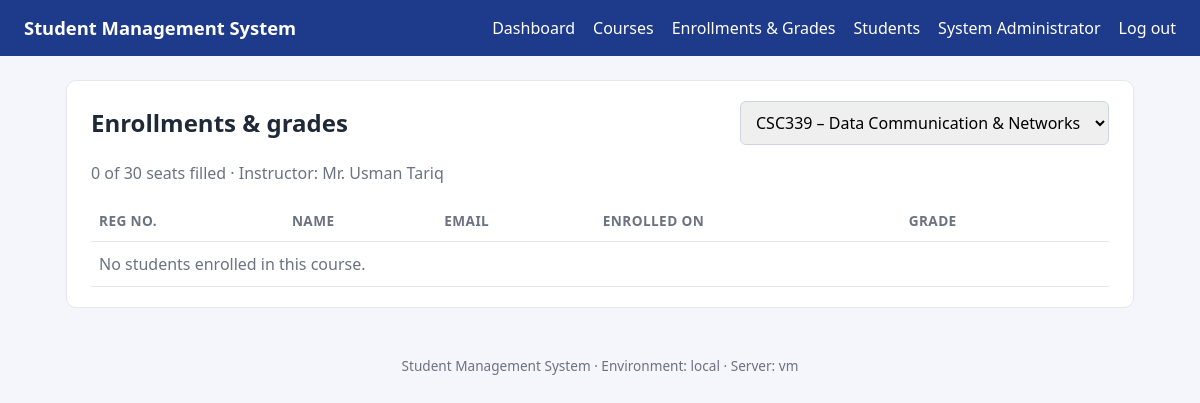
Screenshot of /app/enrollments.php (signed in) with the database file from the repository.
### tables this page shows
CREATE TABLE users (
    id            INT UNSIGNED AUTO_INCREMENT PRIMARY KEY,
    name          VARCHAR(100) NOT NULL,
    email         VARCHAR(150) NOT NULL UNIQUE,
    reg_no        VARCHAR(20)  NULL UNIQUE,
    password_hash VARCHAR(255) NOT NULL,
    role          ENUM('admin', 'student') NOT NULL DEFAULT 'student',
    is_active     TINYINT(1) NOT NULL DEFAULT 1,
    created_at    DATETIME NOT NULL DEFAULT CURRENT_TIMESTAMP,
    last_login    DATETIME NULL
);

CREATE TABLE courses (
    id           INT UNSIGNED AUTO_INCREMENT PRIMARY KEY,
    code         VARCHAR(10)  NOT NULL UNIQUE,
    title        VARCHAR(150) NOT NULL,
    description  TEXT NULL,
    credit_hours TINYINT UNSIGNED NOT NULL DEFAULT 3,
    instructor   VARCHAR(100) NOT NULL,
    capacity     SMALLINT UNSIGNED NOT NULL DEFAULT 30,
    created_at   DATETIME NOT NULL DEFAULT CURRENT_TIMESTAMP
);

### app/config.php (called while the page is built, shortened)
<?php
function db()
{
    static $pdo = null;
    if ($pdo === null) {
        $dsn = 'mysql:host=' . DB_HOST . ';port=' . DB_PORT . ';dbname=' . DB_NAME . ';charset=utf8mb4';
        $pdo = new PDO($dsn, DB_USER, DB_PASS, [
            PDO::ATTR_ERRMODE => PDO::ERRMODE_EXCEPTION,
            PDO::ATTR_DEFAULT_FETCH_MODE => PDO::FETCH_ASSOC,
            PDO::ATTR_EMULATE_PREPARES => false,
        ]);
    }
    return $pdo;
}
function e($value)
{
    return htmlspecialchars((string) $value, ENT_QUOTES, 'UTF-8');
}
function current_user()
{
    static $user = false;
    if ($user === false) {
        $user = null;
        if (!empty($_SESSION['user_id'])) {
            $stmt = db()->prepare('SELECT id, name, email, role, reg_no, is_active FROM users WHERE id = ?');
            $stmt->execute([$_SESSION['user_id']]);
            $user = $stmt->fetch() ?: null;
        }
    }
    return $user;
}
function require_login()
{
    if (!current_user()) {
        flash('error', 'Please log in first.');
        redirect('login.php');
    }
    return current_user();
}
function require_admin()
{
    $user = require_login();
    return $user;
}

### app/enrollments.php (the view, shortened to what this page needs)
<?php
require_once __DIR__ . '/config.php';
require_admin();
$courses = db()->query('SELECT id, code, title FROM courses ORDER BY code')->fetchAll();
$courseId = (int) ($_GET['course_id'] ?? ($_POST['course_id'] ?? ($courses[0]['id'] ?? 0)));
$students = [];
$course = null;
if ($courseId) {
    $stmt = db()->prepare('SELECT * FROM courses WHERE id = ?');
    $stmt->execute([$courseId]);
    $course = $stmt->fetch();
    $stmt = db()->prepare(
        'SELECT en.id, en.grade, en.enrolled_at, u.name, u.reg_no, u.email
         FROM enrollments en
         JOIN users u ON u.id = en.student_id
         WHERE en.course_id = ?
         ORDER BY u.reg_no'
    );
    $stmt->execute([$courseId]);
    $students = $stmt->fetchAll();
}
require __DIR__ . '/includes/header.php';
?>
<section class="card">
    <div class="row-between">
        <h1>Enrollments &amp; grades</h1>
        <form method="get" class="inline">
            <select name="course_id" onchange="this.form.submit()">
                <?php foreach ($courses as $c): ?>
                    <option value="<?= (int) $c['id'] ?>" <?= $c['id'] == $courseId ? 'selected' : '' ?>>
                        <?= e($c['code'] . ' – ' . $c['title']) ?>
                    </option>
                <?php endforeach; ?>
            </select>
        </form>
    </div>
    <?php if (!$course): ?>
        <p class="muted">No courses yet. <a href="course_form.php">Add a course</a> first.</p>
    <?php else: ?>
        <p class="muted"><?= count($students) ?> of <?= (int) $course['capacity'] ?> seats filled &middot;
            Instructor: <?= e($course['instructor']) ?></p>
        <form method="post">
            <table>
                <thead>
                <tr><th>Reg no.</th><th>Name</th><th>Email</th><th>Enrolled on</th><th>Grade</th><th></th></tr>
                </thead>
                <tbody>
                <?php if (!$students): ?>
                    <tr><td colspan="6" class="muted">No students enrolled in this course.</td></tr>
                <?php endif; ?>
                </tbody>
            </table>
        </form>
    <?php endif; ?>
</section>
<?php require __DIR__ . '/includes/footer.php'; ?>

### app/includes/header.php (shortened to what this page needs)
<?php $user = current_user(); ?>
<!DOCTYPE html>
<html lang="en">
<head>
    <link rel="stylesheet" href="assets/style.css">
</head>
<body>
<header class="topbar">
    <a class="brand" href="index.php"><?= e(APP_NAME) ?></a>
    <?php if ($user): ?>
        <nav>
            <a href="dashboard.php">Dashboard</a>
            <a href="courses.php">Courses</a>
            <?php if ($user['role'] === 'admin'): ?>
                <a href="enrollments.php">Enrollments &amp; Grades</a>
                <a href="users.php">Students</a>
            <?php else: ?>
                <a href="my_courses.php">My Courses</a>
            <?php endif; ?>
            <a href="profile.php"><?= e($user['name']) ?></a>
            <a href="logout.php">Log out</a>
        </nav>
    <?php endif; ?>
</header>
<main class="container">

### app/assets/style.css (style rules this page uses)
:root { --bg: #f4f6fb; --card: #ffffff; --text: #1f2937; --muted: #6b7280; --primary: #1d4ed8; --primary-dark: #1e3a8a; --danger: #b91c1c; --border: #e5e7eb; --ok: #15803d; }
* { box-sizing: border-box; }
body { margin: 0; font-family: "Segoe UI", system-ui, -apple-system, sans-serif; background: var(--bg); color: var(--text); line-height: 1.5; }
a { color: var(--primary); text-decoration: none; }
.topbar { display: flex; flex-wrap: wrap; align-items: center; justify-content: space-between; gap: 12px; padding: 14px 24px; background: var(--primary-dark); }
.topbar a { color: #fff; }
.brand { font-weight: 700; font-size: 1.15rem; }
.topbar nav { display: flex; flex-wrap: wrap; gap: 18px; }
.container { max-width: 1100px; margin: 24px auto; padding: 0 16px; }
.card { background: var(--card); border: 1px solid var(--border); border-radius: 10px; padding: 20px 24px; margin-bottom: 20px; overflow-x: auto; }
h1 { font-size: 1.5rem; margin: 0 0 12px; }
input, select, textarea { display: block; width: 100%; margin-top: 4px; padding: 9px 11px; border: 1px solid #cbd5e1; border-radius: 6px; font: inherit; }
form.inline { display: inline-flex; gap: 6px; align-items: center; margin: 0; }
form.inline input, form.inline select { margin-top: 0; width: auto; min-width: 220px; }
table { width: 100%; border-collapse: collapse; }
th, td { padding: 10px 8px; border-bottom: 1px solid var(--border); text-align: left; vertical-align: top; }
th { font-size: 0.85rem; color: var(--muted); text-transform: uppercase; letter-spacing: 0.03em; }
.row-between { display: flex; flex-wrap: wrap; gap: 12px; align-items: center; justify-content: space-between; margin-bottom: 12px; }
.row-between h1 { margin: 0; }
.muted { color: var(--muted); }

### rows the page displays
users: name "System Administrator"
courses: capacity "30", instructor "Mr. Usman Tariq"

### other values shown
APP_NAME "Student Management System"
count($students) "0"
APP_ENV "local"
gethostname() "vm"
form field course_id "CSC339 – Data Communication & Networks"
